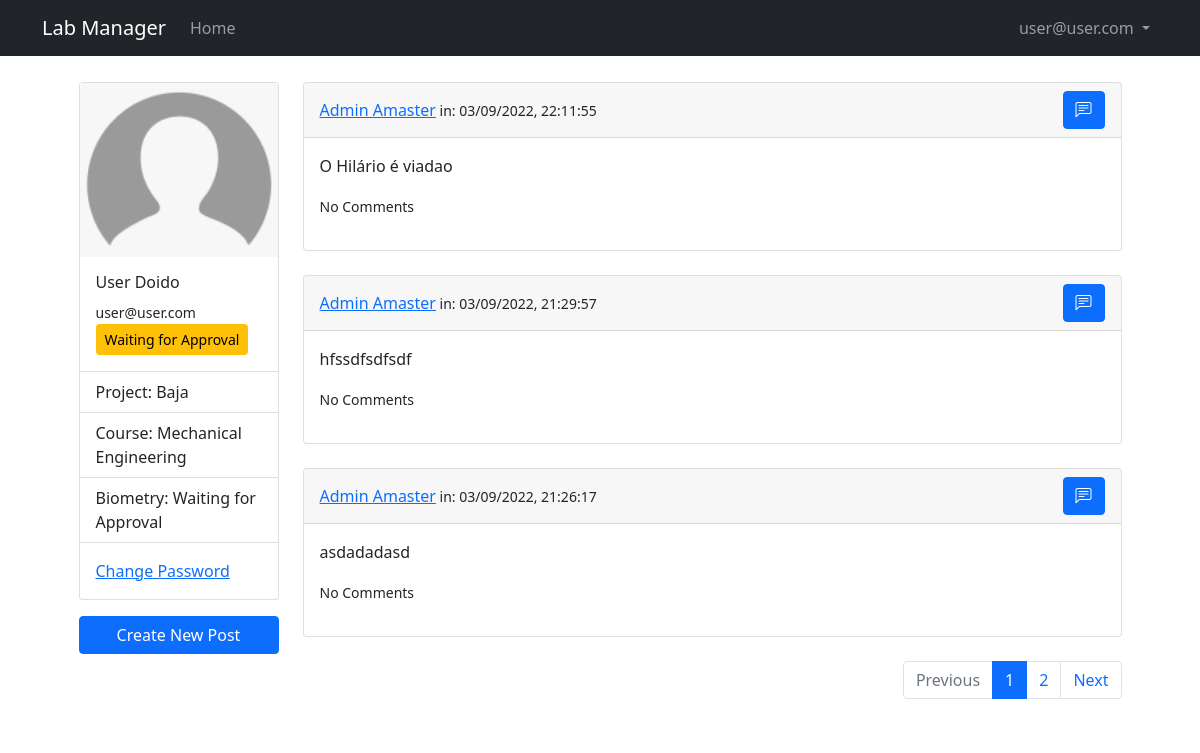
The app's page /profile (signed in), older data.
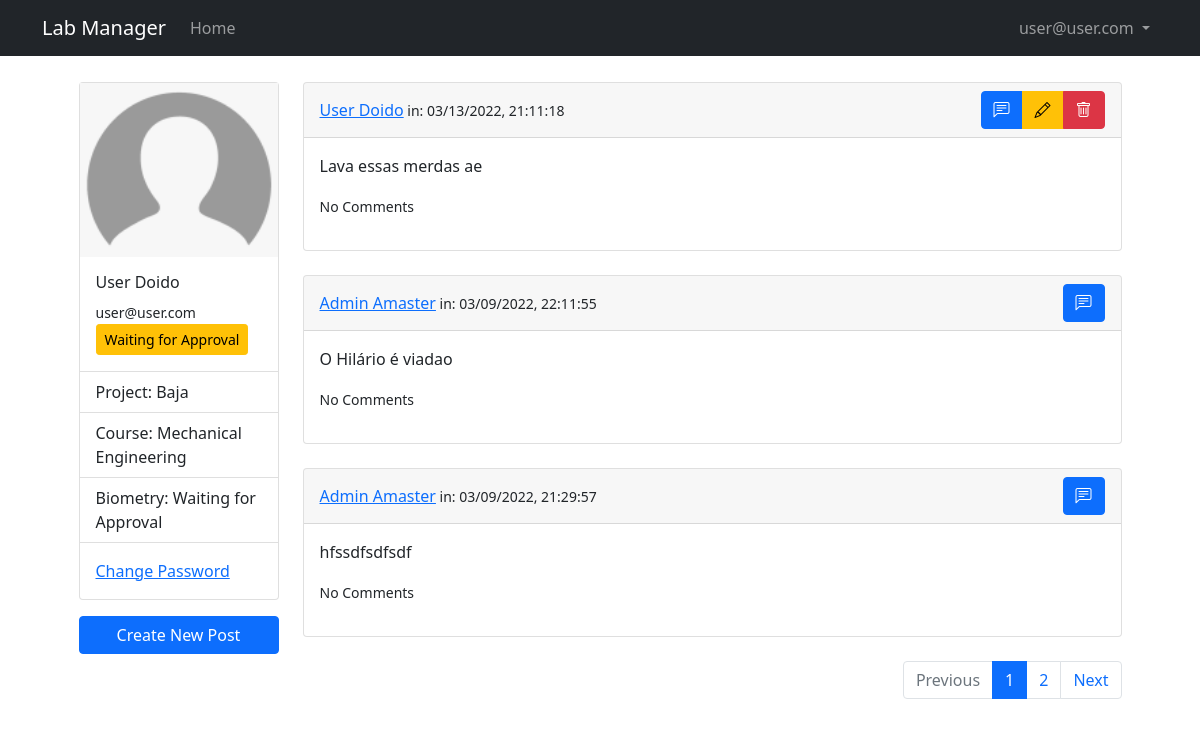
The same page, newer data.
### lab_manager/models.py (models this page shows, shortened)
class User(db.Model, UserMixin):
    id = db.Column(db.Integer, primary_key = True)
    email = db.Column(db.String(50), unique = True)
    name = db.Column(db.String(150))
    password = db.Column(db.String(128))
    date_created = db.Column(db.DateTime, default = datetime.utcnow)
    biometry = db.Column(db.Boolean, default = False, nullable = False)
    project = db.Column(db.Integer, nullable = False)
    grr = db.Column(db.Integer, unique = True)
    course = db.Column(db.String(50))
    approved_by = db.Column(db.Integer)
    date_approved = db.Column(db.DateTime, default = datetime.utcnow)
    approved = db.Column(db.Boolean, default = False, nullable = False)
    admin = db.Column(db.Boolean, default = False, nullable = False)
    projects = db.relationship('Project', backref="user", passive_deletes = False)
    posts = db.relationship('Post', backref="user", passive_deletes = True)
    comments = db.relationship('Comment', backref="user", passive_deletes = True)

class Post(db.Model):
    id = db.Column(db.Integer, primary_key = True)
    text = db.Column(db.Text, nullable = False)
    date_created = db.Column(db.DateTime, default = datetime.utcnow)
    author = db.Column(db.Integer, db.ForeignKey('user.id', ondelete='CASCADE'), nullable = False)
    comments = db.relationship('Comment', backref="post", passive_deletes=True)

### lab_manager/users/routes.py (the view)
@users.route("/profile")
@login_required
def profile():
    page = request.args.get('page', 1, type=int)
    posts = Post.query.order_by(Post.date_created.desc()).paginate(page, 3, False)
    next_url = url_for('users.profile', page=posts.next_num) \
        if posts.has_next else None
    prev_url = url_for('users.profile', page=posts.prev_num) \
        if posts.has_prev else None
    return render_template('users/profile.jinja2', title=current_user.name, user=current_user, posts=posts, next_url=next_url, prev_url=prev_url)

### lab_manager/__init__.py (called while the page is built)
def create_app(config_class=Config):
    app = Flask(__name__)
    app.config.from_object(Config)
    db.init_app(app)
    migrate.init_app(app, db)
    from lab_manager.main.routes import main
    app.register_blueprint(main)
    from lab_manager.users.routes import users
    app.register_blueprint(users)
    from lab_manager.admin.routes import admin
    app.register_blueprint(admin)
    from lab_manager.posts.routes import posts
    app.register_blueprint(posts)
    from .models import User, Project, Post
    initialize_database(app)
    login_manager.init_app(app)
    @login_manager.user_loader
    def load_user(id):
        return User.query.get(int(id))
    return app

### lab_manager/templates/users/profile.jinja2 (shortened to what this page needs)
{% extends "./layout.jinja2" %}
{% block content %}
<div class="row justify-content-md-center">
    <div class="col-md-3 card-col">
        <div class="card">
            <img class="img-fluid" src="{{ url_for('static', filename='img/default_user.png')}}" class="card-img-top" alt="Profile Picture">
            <div class="card-body">
                <h6 class="card-title">{{ user.name }}</h5>
                <small class="card-text">{{ user.email }}</small>
                {% if not user.admin %}
                    {% if not user.approved %} <button type="button" class="btn btn-warning btn-sm" data-bs-toggle="modal" data-bs-target="#approval_info">Waiting for Approval</button> {% else %} <button type="button" class="btn btn-success btn-sm">Approved</button> {% endif %}
                {% else %}
                    <button type="button" class="btn btn-warning btn-sm">Admin</button>
                {% endif %}
            </div>
            <ul class="list-group list-group-flush">
                <li class="list-group-item">Project: {{ user.project }}</li>
                <li class="list-group-item">Course: {% if not user.course %} <a href="">Enter Course</a> {% else %} {{ user.course }} {% endif %}</li>
                <li class="list-group-item">Biometry: {% if not user.approved and not user.admin %} Waiting for Approval {% elif not user.biometry %} <a href="">Register Biometry</a> {% else %} Biometry registered {% endif %} </li>
            </ul>
            <div class="card-body">
                <a href="#" class="card-link">Change Password</a>
            </div>
        </div>
        <div class="d-grid card-buttons">
        <button type="button" class="btn btn-primary" data-bs-toggle="modal" data-bs-target="#newPost">Create New Post</button>
        </div>
    </div>
    <div class="col-md-9">
        {% for post in posts.items %}
            {% include "./users/_posts.jinja2" %}
        {% endfor %}
        <nav aria-label="Page navigation example">
        <ul class="pagination justify-content-end">
            {% if posts.has_prev %}
                <li class="page-item">
                    <a class="page-link" href="{{prev_url}}">Previous</a>
                </li>
            {% else %}
                <li class="page-item disabled">
                    <a class="page-link">Previous</a>
                </li>
            {% endif %}
            {% for page_num in posts.iter_pages() %}
                {% if page_num %}
                    {% if page_num != posts.page %}
                        <li class="page-item"><a class="page-link" href="{{ url_for('users.profile', page=page_num) }}">{{ page_num }}</a></li>
                    {% else %}
                        <li class="page-item active"><a class="page-link" href="#">{{ page_num }}</a></li>
                    {% endif %}
                {% else %}
                    <li class="page-item"><a class="page-link" href="#">...</a></li>
                {% endif %}
            {% endfor %}
            {% if posts.has_next %}
                <li class="page-item">
                    <a class="page-link" href="{{next_url}}">Next</a>
                </li>
            {% else %}
                <li class="page-item disabled">
                    <a class="page-link">Previous</a>
                </li>
            {% endif %}
        </ul>
        </nav>
    </div>
</div>
{% endblock content %}

### lab_manager/templates/layout.jinja2 (shortened to what this page needs)
<!DOCTYPE html>
<html lang="en">
<head>
    <link href="https://cdn.jsdelivr.net/npm/bootstrap@5.1.3/dist/css/bootstrap.min.css" rel="stylesheet">
    <link rel="stylesheet" type="text/css" href="https://cdn.datatables.net/1.10.25/css/dataTables.bootstrap5.css">
    <link rel="stylesheet" href="https://cdn.jsdelivr.net/npm/bootstrap-icons@1.8.1/font/bootstrap-icons.css">
    <link rel="stylesheet" type="text/css" href="{{ url_for('static', filename='main.css') }}">
</head>
<body>
    <nav class="navbar navbar-expand-md navbar-dark bg-dark">
        <div class="container">
            <a class="navbar-brand mr-4" href="/">Lab Manager</a>
            <div class="collapse navbar-collapse" id="navbar">
                <div class="navbar-nav me-auto mb-2 mb-lg-0">
                    <a href="/" class="nav-item nav-link">Home</a>
                </div>
                <div class="navbar-nav">
                    {% if user.is_authenticated and user.admin==False %}
                        <li class="nav-item dropdown">
                            <a class="nav-link dropdown-toggle" href="#" id="navbarDropdown" role="button" data-bs-toggle="dropdown" aria-expanded="false"> {{user.email}} </a>
                        </li>
                    {% else %}
                        <a href="{{url_for('users.login')}}" class="nav-item nav-link">Login</a>
                        <a href="{{url_for('users.register')}}" class="nav-item nav-link">Sign Up</a>
                    {% endif %}
                </div>
            </div>
        </div>
    </nav>
    <main class="container full-page" role="main">
        {% block content %}{% endblock content %}
    </main>
</body>
</html>

### lab_manager/templates/users/_posts.jinja2 (shortened to what this page needs)
<div class="card text">
    <div class="card-header d-flex justify-content-between align-items-center">
        <span><a href="">{{post.user.name}}</a><small class="mutted" > in: {{post.date_created.strftime("%m/%d/%Y, %H:%M:%S")}}</small></span>
        <div class="btn-group" role="group" aria-label="Basic mixed styles example">
            <a data-bs-toggle="modal" data-bs-target="#commentPost{{post.id}}" class="btn btn-primary"><i class="bi bi-chat-left-text"></i></a>
            {% if user.id == post.author %}
                <a class="btn btn-warning" data-bs-toggle="modal" data-bs-target="#editPost{{post.id}}"><i class="bi bi-pencil"></i></a>
                <a class="btn btn-danger" href="{{url_for('posts.remove_post', id=post.id)}}"><i class="bi bi-trash"></i></a>
            {% endif %}
        </div>
    </div>
    <div class="card-body">
        <p class="card-text">{{post.text}}</p>
            <p>
            {% if post.comments|length %}
                <a data-bs-toggle="collapse" href="#comments-{{post.id}}" aria-expanded="false" aria-controls="colapse-comments-{{post.id}}"><small>View {{post.comments|length}} Comments</small></a>
            {% else %}
                <small class="text-mutted">No Comments</small>
            {% endif %}
            </p>
    </div>
</div>
<br>

### lab_manager/static/main.css (style rules this page uses)
.full-page { background: #ffffff; padding: 10px 20px; margin-bottom: 20px; margin-top: 1rem; }
.card-col { width: 14rem; }
.card-buttons { margin-top: 1rem; align-items: center; }

Row changes from the older to the newer data that the page shows:
no longer on this page (row unchanged): Post: user.name "Admin Amaster", date_created "03/09/2022, 21:26:17", text "asdadadasd"
added Post: user.name "User Doido", date_created "03/13/2022, 21:11:18", text "Lava essas merdas ae"
